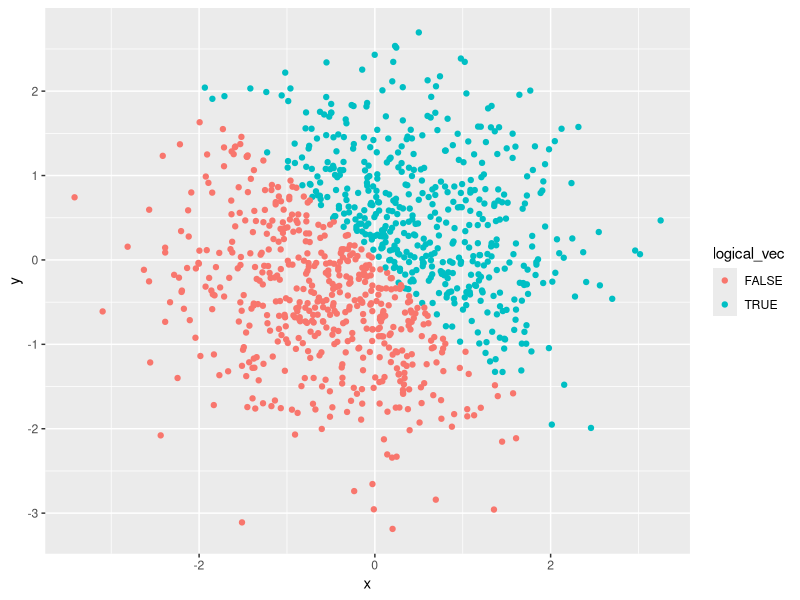
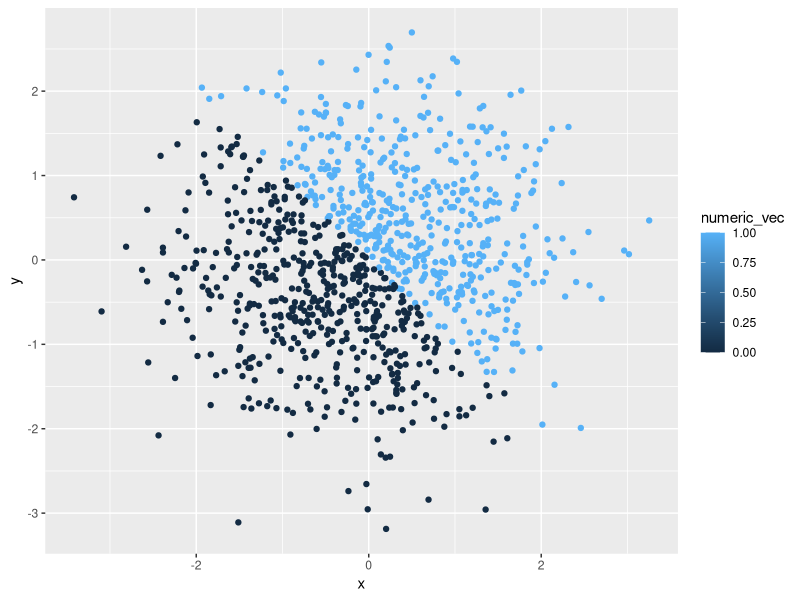
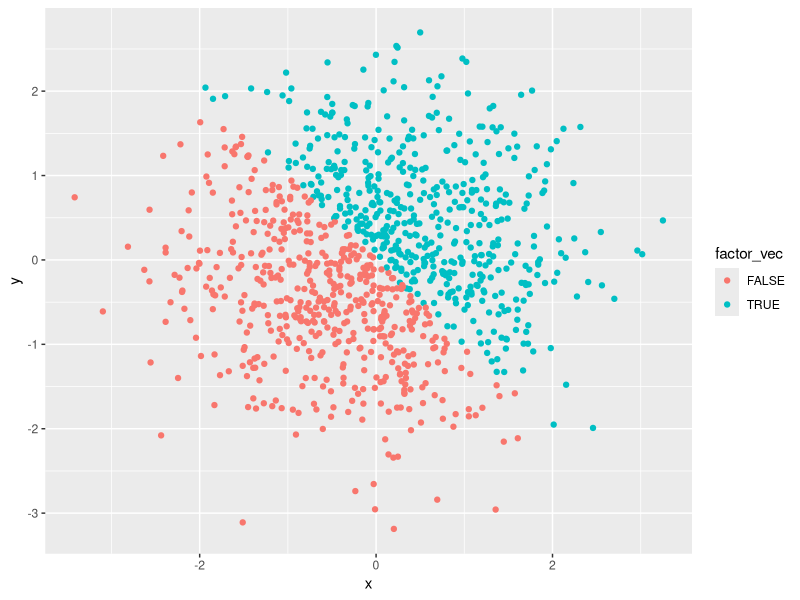
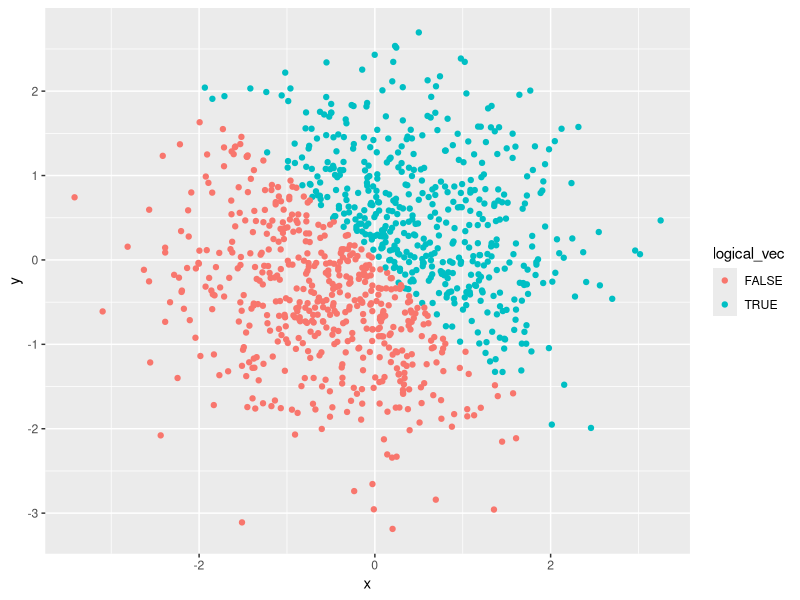

These figures' R source, in order:
## ---- chunk 1
library(tidyverse)

question_one_df <- tibble(
    random_samp = runif(10, min = 0, max = 5),
    logical_vec = random_samp > 2,
    char_vec = c("one", "two", "three", "four", "five", "six", "seven", "eight", "nine", "ten"),
    factor_vec = factor(c("yes", "yes", "yes", "yes", "yes", "no",  "no", "no", "no", "no"))
)
## ---- chunk 2
mean(question_one_df$random_samp)
mean(question_one_df$logical_vec)
mean(question_one_df$char_vec)
mean(question_one_df$factor_vec)
## ---- chunk 3
question_two_df <- tibble(
  x = rnorm(1000),
  y = rnorm(1000),
  logical_vec = x + y > 0,
  numeric_vec = as.numeric(logical_vec),
  factor_vec = as.factor(logical_vec)
)
## ---- chunk 4
ggplot(question_two_df, aes(x = x, y = y, color = logical_vec)) + geom_point()
## ---- chunk 5
ggplot(question_two_df, aes(x = x, y = y, color = numeric_vec)) + geom_point()
## ---- chunk 6
ggplot(question_two_df, aes(x = x, y = y, color = factor_vec)) + geom_point()
## ---- chunk 7
ggplot(question_two_df, aes(x = x, y = y, color = logical_vec)) + geom_point()

